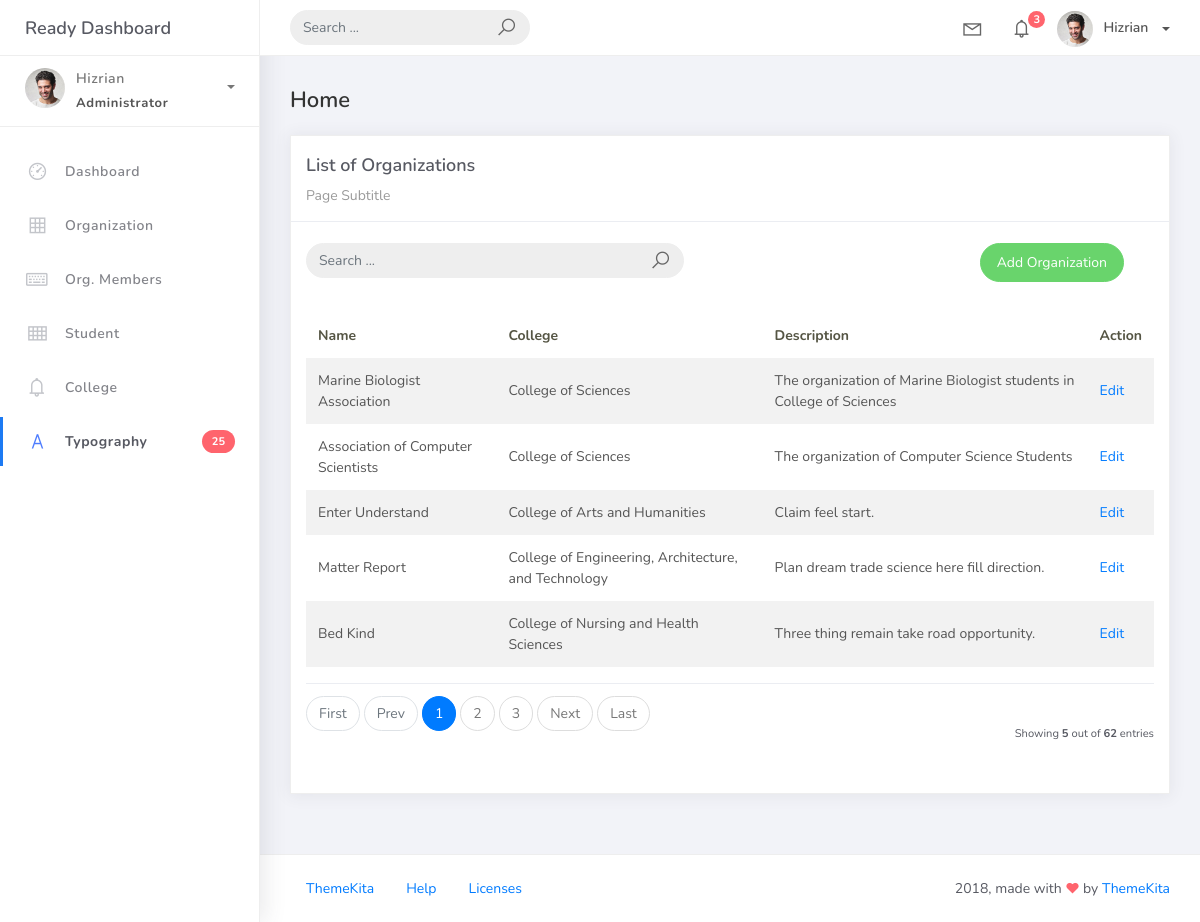
/organization_list, run on an earlier commit of the app's database.
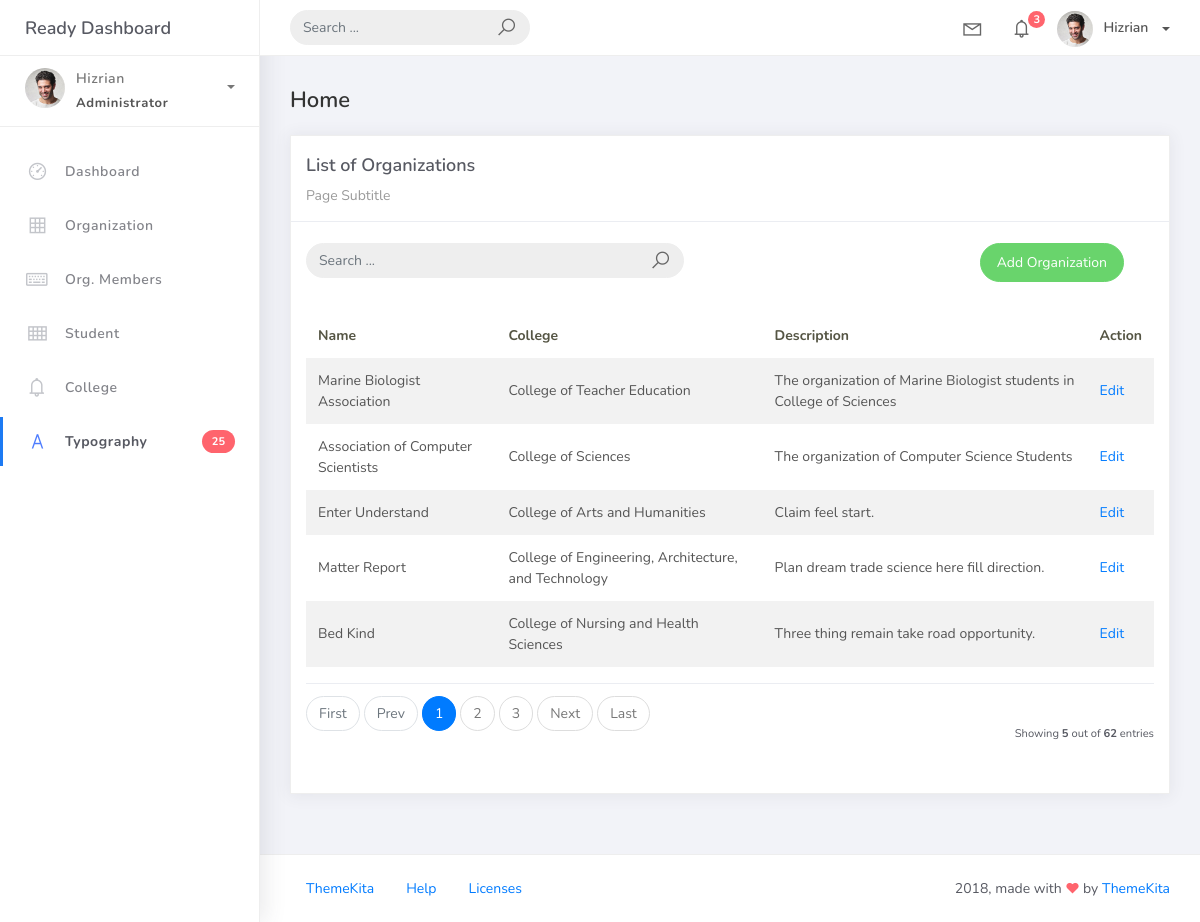
And on a later commit of the database.
### studentorg/models.py (models this page shows, shortened)
class BaseModel(models.Model):
    created_at = models.DateTimeField(auto_now_add=True, db_index=True)
    updated_at = models.DateTimeField(auto_now=True)
    class Meta:
        abstract = True

class Organization(BaseModel):
    name = models.CharField(max_length=250)
    college = models.ForeignKey(College, null=True, blank=True, on_delete=models.CASCADE)
    description = models.CharField(max_length=500)

class College(BaseModel):
    college_name = models.CharField(max_length=150)
    def __str__(self):
        return self.college_name

### studentorg/views.py (the view)
# urls.py: path('organization_list', OrganizationList.as_view(), name='organization-list'),
class OrganizationList(ListView):
    model = Organization
    context_object_name = 'organization'
    template_name = 'org_list.html'
    paginate_by = 5

### templates/org_list.html
{% extends 'base.html' %}
{% load static %}
{% block content %}
 <div class="content">
   <div class="container-fluid">
     <h4 class="page-title">Home</h4>
     <div class="row">
       <div class="col-md-12">
         <div class="card">
           <div class="card-header">
             <div class="card-title">List of Organizations</div>
             <div class="card-category">Page Subtitle</div>
           </div>
           <br />
<div class="col-md-12 row">
  <div class="col-md-6">
    <form class="navbar-left navbar-form nav-search mr-md-3" action="">
      <div class="input-group">
        <input type="text" placeholder="Search ..." class="form-control" />
        <div class="input-group-append">
          <span class="input-group-text">
            <i class="la la-search search-icon"></i>
          </span>
        </div>
      </div>
    </form>
  </div>
  <div class="col-md-6">
    <div class="pull-right">
      <a href="{% url 'organization-add' %}" class="btn btn-success btn-rounded">Add Organization</a>
    </div>
  </div>
</div>
           <div class="card-body">
             <table class="table table-striped mt-3">
               <thead>
                 <tr>
                   <th scope="col">Name</th>
                   <th scope="col">College</th>
                   <th scope="col">Description</th>
                   <th scope="col">Action</th>
                 </tr>
               </thead>
               <tbody>
                 {% for object in object_list %}
                 <tr>
                   <td>{{ object.name }}</td>
                   <td>{{ object.college }}</td>
                   <td>{{ object.description }}</td>
                   <td><a href="organization_list/{{ object.id }}">Edit</a></td>
</tr>
{% empty %}
<tr>
  <td colspan="4" style="text-align: center">
    <p class="text-sm font-weight-bold mb-0">No Records Found</p>
  </td>
</tr>
                 {% endfor %}
               </tbody>
             </table>
             {% include 'includes/pagination.html' %}
           </div>
         </div>
       </div>
     </div>
   </div>
 </div>
{% endblock %}

What changed in the data, as far as the page shows it:
changed Organization "Marine Biologist Association": college "College of Sciences" → "College of Teacher Education"
